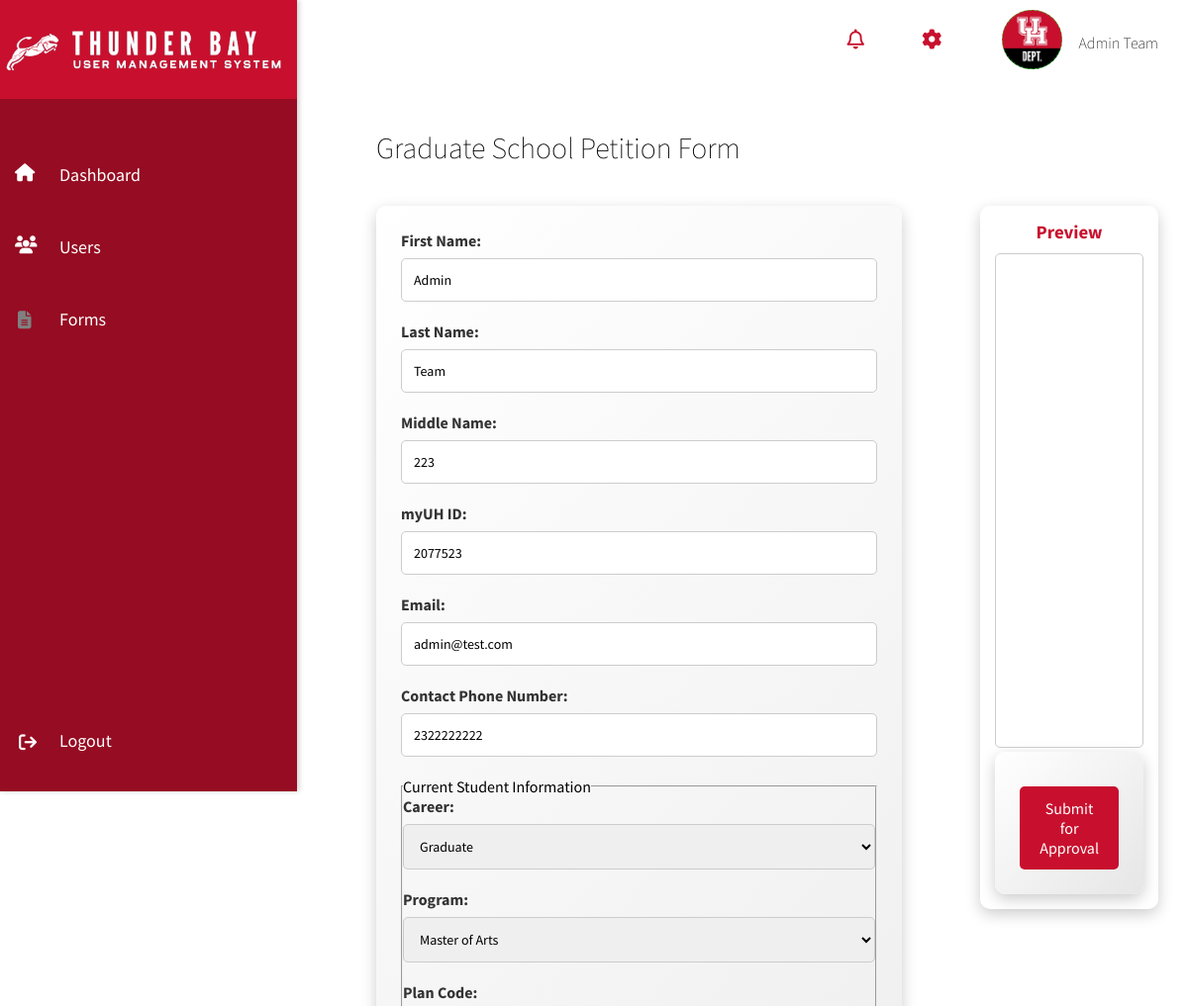
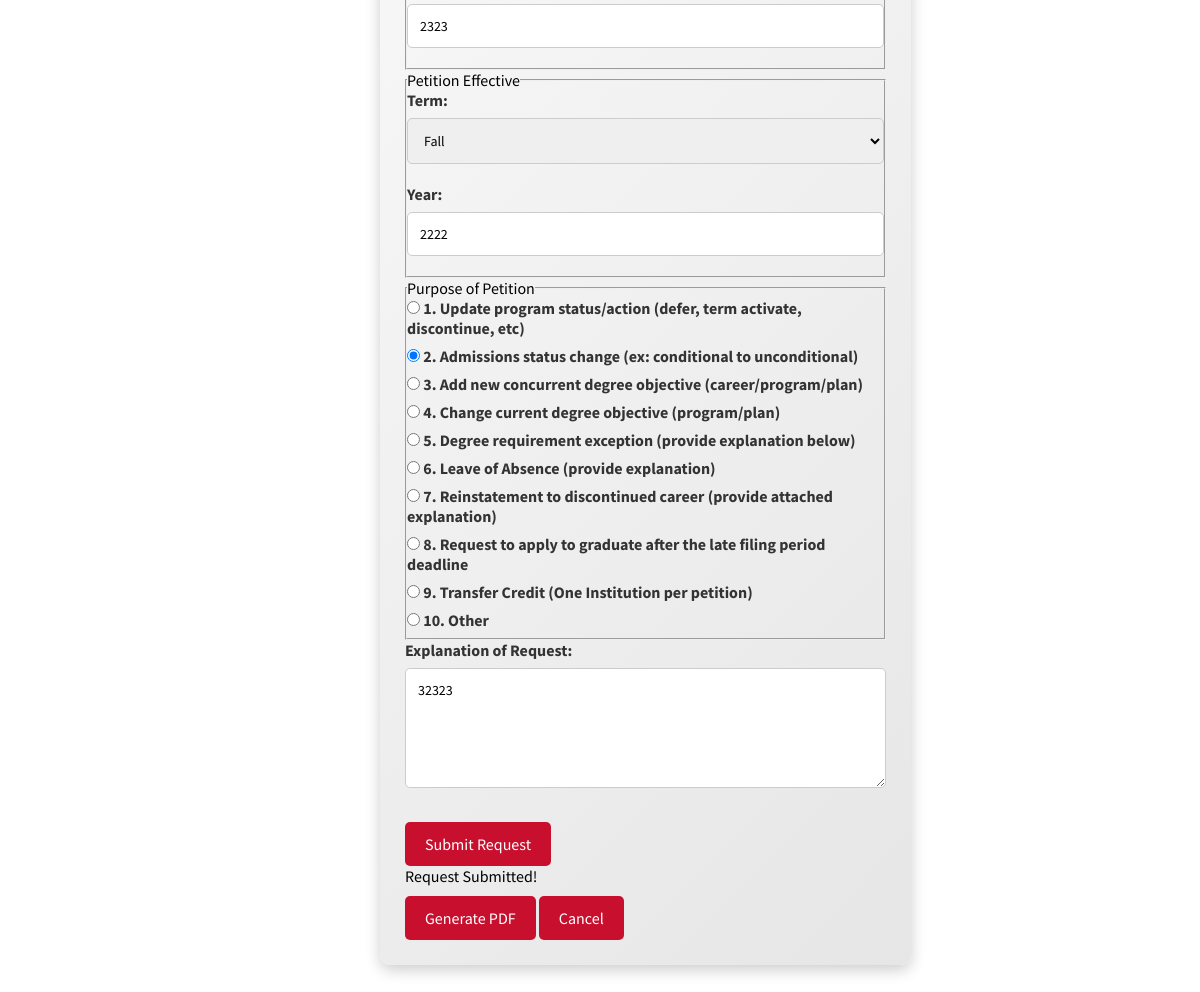
Screenshot of /fill-form/petition/ (signed in) with the database file from the repository (2 pictures, top to bottom).
### usr_mgmt_app/models.py (models this page shows, shortened)
class UserProfile(AbstractUser):
    ROLE_CHOICES = [
        ('admin', 'Admin'),
        ('moderator', 'Moderator'),
        ('user', 'User'),
    ]
    ACADEMIC_LEVEL_CHOICES = [
        ('undergraduate', 'Undergraduate'),
        ('graduate', 'Graduate'),
    ]
    COLLEGE_CHOICES = [
        ('architecture', 'Gerald D. Hines College of Architecture and Design'),
        ('arts', 'Kathrine G. McGovern College of the Arts'),
        ('business', 'C.T. Bauer College of Business'),
        ('education', 'College of Education'),
        ('engineering', 'Cullen College of Engineering'),
        ('technology', 'Technology Division at the Cullen College of Engineering'),
        ('liberal_arts', 'College of Liberal Arts and Social Sciences'),
        ('nsm', 'College of Natural Sciences and Mathematics'),
        ('nursing', 'Andy and Barbara Gessner College of Nursing'),
        ('medicine', 'Tilman J. Fertitta Family College of Medicine'),
        ('optometry', 'College of Optometry'),
        ('pharmacy', 'College of Pharmacy'),
        ('hospitality', 'Conrad N. Hilton College of Global Hospitality Leadership'),
        ('law', 'UH Law Center'),
        ('social_work', 'Graduate College of Social Work'),
        ('public_affairs', 'Hobby School of Public Affairs'),
        ('honors', 'The Honors College'),
    ]
    cougar_id = models.CharField(max_length=7,unique=True,null=True,blank=True,validators=[RegexValidator(regex=r'^\d{7}$', message='Cougar ID must be exactly 7 digits')])
    role = models.CharField(max_length=10, choices=ROLE_CHOICES, default='user')
    major = models.CharField(max_length=100, null=True, blank=True)
    college = models.CharField(max_length=50, choices=COLLEGE_CHOICES, null=True, blank=True)
    academic_level = models.CharField(max_length=15, choices=ACADEMIC_LEVEL_CHOICES, null=True, blank=True)
    profile_picture = models.ImageField(upload_to='profile_pictures/', null=True, blank=True)
    profile_banner = models.ImageField(upload_to='banner_pictures/', null=True,blank=True)
    bio = models.TextField(null=True, blank=True)
    is_active = models.BooleanField(default=True)
    created_at = models.DateTimeField(auto_now_add=True)
    updated_at = models.DateTimeField(auto_now=True)
    signature = models.ImageField(upload_to='signatures/', null=True, blank=True, validators=[validate_signature_file])
    groups = models.ManyToManyField(Group, related_name="userprofile_groups", blank=True)
    user_permissions = models.ManyToManyField(Permission, related_name="userprofile_permissions", blank=True)
    class Meta:
        permissions = [
            ("can_read", "Can read data"),
            ("can_edit", "Can edit data"),
            ("can_manage_users", "Can activate/deactivate and delete users"),
            ("can_approve", "Can approve requests"),  # Added new permission
        ]

class PetitionRequest(models.Model):
    STATUS_CHOICES = [
        ('Draft', 'Draft'),
        ('Pending', 'Pending Review'),
        ('Returned', 'Returned for Revision'),
        ('Approved', 'Approved'),
    ]
    user = models.ForeignKey(UserProfile, on_delete=models.CASCADE, related_name="petition_requests")
    student_id = models.CharField(max_length=7, default="0000000")
    middle_name = models.CharField(max_length=50, blank=True, null=True)
    email = models.EmailField(default="example@example.com")
    phone = models.CharField(max_length=15, default="000-000-0000")
    career = models.CharField(max_length=20, default="GRAD")  # GRAD, PRFL
    program = models.CharField(max_length=20, default="Unknown Program")  # PhD, MA, MS, etc.
    plan_code = models.CharField(max_length=20, default="Unknown Plan")
    term = models.CharField(max_length=10, default="Fall")  # Fall, Spring, Summer
    year = models.CharField(max_length=4, default="2025")
    purpose = models.CharField(max_length=2, default="10")
    other_purpose = models.CharField(max_length=200, blank=True, null=True)
    institution_name = models.CharField(max_length=100, blank=True, null=True)
    city_state_zip = models.CharField(max_length=100, blank=True, null=True)
    transfer_start_term = models.CharField(max_length=10, blank=True, null=True)
    transfer_start_year = models.CharField(max_length=4, blank=True, null=True)
    transfer_end_term = models.CharField(max_length=10, blank=True, null=True)
    transfer_end_year = models.CharField(max_length=4, blank=True, null=True)
    credit_description = models.TextField(blank=True, null=True)
    hours_transferred = models.CharField(max_length=5, blank=True, null=True)
    requested_hours = models.CharField(max_length=5, blank=True, null=True)
    explanation = models.TextField(default="No explanation provided")
    status = models.CharField(max_length=20, choices=STATUS_CHOICES, default='Draft')
    pdf_document = models.FileField(upload_to='generated_pdfs/', null=True, blank=True)
    created_at = models.DateTimeField(auto_now_add=True)

### usr_mgmt_app/views.py (the view, shortened to what this page needs)
# urls.py: path("fill-form/petition/", views.fill_petition_form, name="fill_petition_form"),  # New Graduate Petition form
def fill_petition_form(request):
    user = request.user
    existing_request = PetitionRequest.objects.filter(user=user).first()
    petition = existing_request or PetitionRequest.objects.filter(user=user).last()
    return render(
        request,
        "forms/graduate_form.html",
        {
            "petition": petition,
            "MEDIA_URL": settings.MEDIA_URL
        }
    )

### templates/forms/graduate_form.html (shortened to what this page needs)
{% load static %}
<!DOCTYPE html>
<html lang="en">
<head>
    <link rel="stylesheet" href="{% static 'css/dashboard.css' %}">
    <link rel="stylesheet" href="{% static 'css/academic_forms.css' %}">
</head>
<body>
<nav class="navbar">
    <div class="navbar-content">
        <i id="notifications_icon" class="fa-regular fa-bell"></i>
<div class="dropdown-wrapper">
    <i id="settings_icon" class="fa-solid fa-gear"></i>
</div>
<div class="dropdown-wrapper">
    <div class="navbar_user">
        {% if user.profile_picture %}
            <img class="profile_picture" src="{{ user.profile_picture.url }}" alt="profile picture">
        {% else %}
            <img class="profile_picture" src="{% static 'images/default_profile.png' %}" alt="Default profile picture">
        {% endif %}
        <span class="navbar_username">{{ user.first_name }} {{ user.last_name }}</span>
    </div>
</div>
    </div>
</nav>
    <div class="sidebar">
        <div class="logoContainer">
            <img class="logo" src="{% static 'images/logo2.png' %}" alt="logo">
        </div>
        <div class="sidebar-content">
            <a href="{% url 'dashboard' %}" class="sidebar-link" data-icon="fa-house">Dashboard</a>
            <a href="{% url 'user_list' %}" class="sidebar-link" data-icon="fa-users">Users</a>
            <a href="{% url 'approval_requests' %}" class="sidebar-link" data-icon="fa-file-alt">Forms</a>
        </div>
        <div class="logout-container">
            <a href="{% url 'logout' %}" class="logout-btn">Logout</a>
            <i id="logoutIcon" class="fa-solid fa-arrow-right-from-bracket"></i>
        </div>
    </div>
    <div class="main-content">
        <h2>Graduate School Petition Form</h2>
        <div class="form-preview-container">
            <form method="POST" action="{% url 'fill_petition_form' %}">
                <label>First Name:</label>
                <input type="text" value="{{ user.first_name }}" readonly>
                <label>Last Name:</label>
                <input type="text" value="{{ user.last_name }}" readonly>
                <label>Middle Name:</label>
                <input type="text" name="middle_name" value="{% if petition %}{{ petition.middle_name }}{% endif %}">
                <label>myUH ID:</label>
                <input type="text" name="student_id" value="{% if petition %}{{ petition.student_id }}{% endif %}" required pattern="\d{7}" title="Must be a 7-digit number">
                <label for="email">Email:</label>
                <input type="email" id="email" name="email" value="{{ user.email }}" required>
                <label>Contact Phone Number:</label>
                <input type="tel" name="phone" value="{% if petition %}{{ petition.phone }}{% endif %}" required>
                <fieldset>
                    <legend>Current Student Information</legend>
                    <label>Career:</label>
                    <select name="career" required>
                        <option value="GRAD" {% if petition and petition.career == "GRAD" %}selected{% endif %}>Graduate</option>
                    </select>
                    <label>Program:</label>
                    <select name="program" required>
                        <option value="MA" {% if petition and petition.program == "MA" %}selected{% endif %}>Master of Arts</option>
                    </select>
                    <label>Plan Code:</label>
                    <input type="text" name="plan_code" value="{% if petition %}{{ petition.plan_code }}{% endif %}" required>
                </fieldset>
                <fieldset>
                    <legend>Petition Effective</legend>
                    <label>Term:</label>
                    <select name="term" required>
                        <option value="Fall" {% if petition and petition.term == "Fall" %}selected{% endif %}>Fall</option>
                    </select>
                    <label>Year:</label>
                    <input type="text" name="year" value="{% if petition %}{{ petition.year }}{% endif %}" required pattern="\d{4}" title="Must be a 4-digit year">
                </fieldset>
                <fieldset>
                    <legend>Purpose of Petition</legend>
                    <div class="radio-group">
                        <label>
                            <input type="radio" name="purpose" value="1" {% if petition and petition.purpose == "1" %}checked{% endif %}>
                            1. Update program status/action (defer, term activate, discontinue, etc)
                        </label>
                        <label>
                            <input type="radio" name="purpose" value="2" {% if petition and petition.purpose == "2" %}checked{% endif %}>
                            2. Admissions status change (ex: conditional to unconditional)
                        </label>
                        <label>
                            <input type="radio" name="purpose" value="3" {% if petition and petition.purpose == "3" %}checked{% endif %}>
                            3. Add new concurrent degree objective (career/program/plan)
                        </label>
                        <label>
                            <input type="radio" name="purpose" value="4" {% if petition and petition.purpose == "4" %}checked{% endif %}>
                            4. Change current degree objective (program/plan)
                        </label>
                        <label>
                            <input type="radio" name="purpose" value="5" {% if petition and petition.purpose == "5" %}checked{% endif %}>
                            5. Degree requirement exception (provide explanation below)
                        </label>
                        <label>
                            <input type="radio" name="purpose" value="6" {% if petition and petition.purpose == "6" %}checked{% endif %}>
                            6. Leave of Absence (provide explanation)
                        </label>
                        <label>
                            <input type="radio" name="purpose" value="7" {% if petition and petition.purpose == "7" %}checked{% endif %}>
                            7. Reinstatement to discontinued career (provide attached explanation)
                        </label>
                        <label>
                            <input type="radio" name="purpose" value="8" {% if petition and petition.purpose == "8" %}checked{% endif %}>
                            8. Request to apply to graduate after the late filing period deadline
                        </label>
                        <label>
                            <input type="radio" name="purpose" value="9" {% if petition and petition.purpose == "9" %}checked{% endif %}>
                            9. Transfer Credit (One Institution per petition)
                        </label>
                        <label>
                            <input type="radio" name="purpose" value="10" {% if petition and petition.purpose == "10" %}checked{% endif %}>
                            10. Other
                        </label>
                    </div>
                </fieldset>
                <label>Explanation of Request:</label>
                <textarea name="explanation" required>{% if petition %}{{ petition.explanation }}{% endif %}</textarea>
                <button type="submit" class="btn">Submit Request</button>
                {% if petition %}
                    <div class="message">Request Submitted!</div>
                    <div class="form-buttons">
                        <a href="{% url 'generate_petition_pdf' petition.id %}" target="_blank" class="btn">Generate PDF</a>
                        <a href="{% url 'approval_requests' %}" class="btn btn-back">Cancel</a>
                    </div>
                {% endif %}
            </form>
            <div class="pdf-preview-container">
                <h3>Preview</h3>
                <iframe id="pdfPreview"
                     src="{% if petition and petition.pdf_document %}{{ MEDIA_URL }}{{ petition.pdf_document }}{% else %}{% static 'pdfs/graduate_petition.pdf' %}{% endif %}"
                    width="100%" height="500px"
                    type="application/pdf">
                </iframe>
                {% if petition and petition.status == "Draft" %}
                    <form method="POST" action="{% url 'submit_petition_for_approval' petition.id %}">
                        <button type="submit" class="btn">Submit for Approval</button>
                    </form>
                {% endif %}
            </div>
        </div>
    </div>
</body>
</html>

### rows the page displays
UserProfile: profile_picture (picture), first_name "Admin", last_name "Team", email "admin@test.com"
PetitionRequest: middle_name "223", student_id "2077523", phone "2322222222", career "Graduate", program "Master of Arts", plan_code "2323", term "Fall", year "2222", purpose "☐ 1. Update program status/actio", purpose "☑ 2. Admissions status change (e", purpose "☐ 3. Add new concurrent degree o", purpose "☐ 4. Change current degree objec", purpose "☐ 5. Degree requirement exceptio", purpose "☐ 6. Leave of Absence (provide e", purpose "☐ 7. Reinstatement to discontinu", purpose "☐ 8. Request to apply to graduat", purpose "☐ 9. Transfer Credit (One Instit", purpose "☐ 10. Other", explanation "32323"
